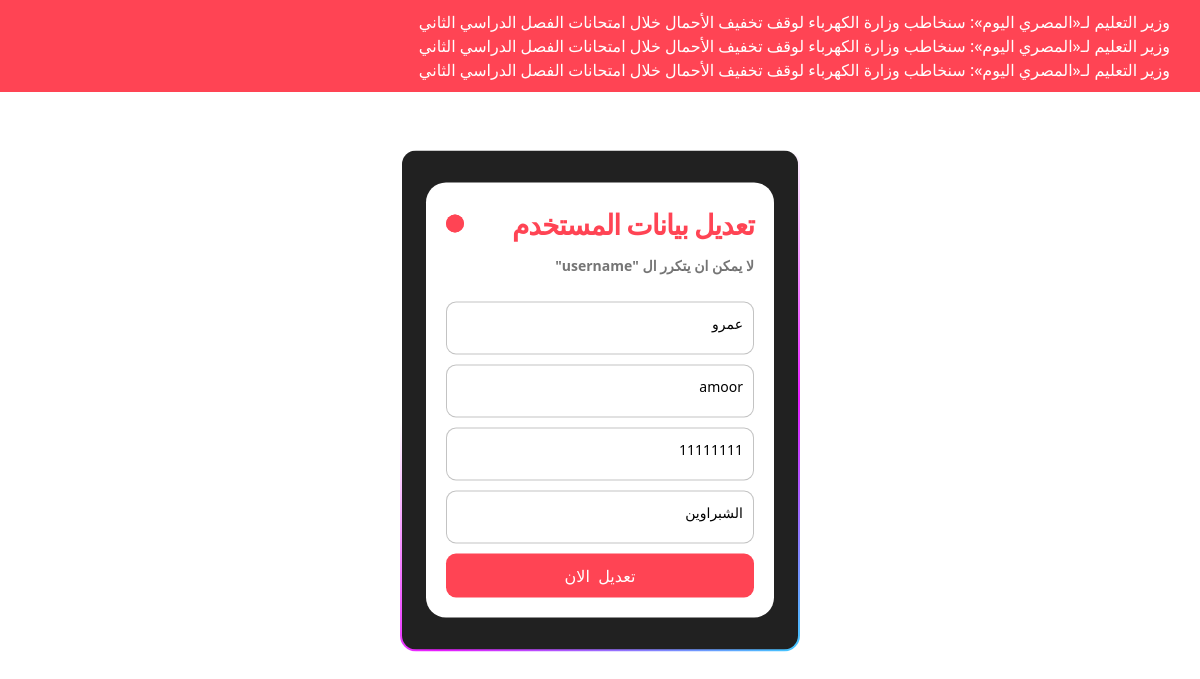
The app's page /edit_user/7 (signed in) with its own data.
### appfinancer/models.py (models this page shows, shortened)
class User(db.Model , UserMixin):
    __tablename__ = "users"
    id = db.Column(db.Integer, primary_key=True)
    name = db.Column(db.String(100), nullable=False)
    username = db.Column(db.String(100), unique=True, nullable=False)
    password = db.Column(db.String(100), nullable=False)
    locationwork = db.Column(db.String(100), nullable=False)
    export_records = db.relationship('Exporttable', back_populates='user')
    import_records = db.relationship('Importtable', back_populates='user')

### appfinancer/routes.py (the view, shortened to what this page needs)
@app.route("/edit_user/<string:id>" , methods = ['POST', 'GET'])
@login_required
def edit_user(id):
    con = sql.connect("instance/financer.db")
    con.row_factory = sql.Row
    cur = con.cursor()
    cur.execute("select * from users where ID = ?", (id,))
    data = cur.fetchone()
    return render_template('edit_user.html' , datas = data)

### appfinancer/models.py (called while the page is built)
@login_mananger.user_loader
def loa_user(user_id):
    return User.query.get(int(user_id))

### appfinancer/templates/edit_user.html
 {% extends "basepage.html" %} {% block body %}
<div class="center-content">
    <div class="form-wrapper">
      <div class="form-container">
        <form class="form" action="{{url_for("edit_user" , id = datas.ID)}}" method="POST">
          <p class="title">تعديل بيانات المستخدم</p>
          <p class="message">لا يمكن ان يتكرر ال "username" </p>
          <label>
             <input type="text" id="name" name="name" required class = 'input' value = '{{datas.NAME}}'>
          </label>
            <label>
              <input type="text" id="username" name="username" required class = 'input' value = '{{datas.USERNAME}}'>
            </label>
          <label>
              <input type="text" id="password" name="password" required  class='input' value = '{{datas.PASSWORD}}'>
          </label>
           <label>
                <input type="text" id="locationwork" name="locationwork" required  class='input' value = '{{datas.LOCATIONWORK}}'>
           </label>
            <input type = 'submit' value='تعديل  الان' class = 'submit'/>
        </form>
      </div>
    </div>
  </div>
{% endblock body %}

### appfinancer/static/stylepage.css (style rules this page uses)
body { direction: rtl; background-color: #fff; }
.form-container { width: 400px; background: linear-gradient(#212121, #212121) padding-box, linear-gradient(145deg, transparent 35%, #e81cff, #40c9ff) border-box; border: 2px solid transparent; padding: 32px 24px; font-size: 14px; font-family: inherit; color: white; display: flex; flex-direction: column; gap: 20px; box-sizing: border-box; border-radius: 16px; }
.center-content { position: absolute; top: 50%; left: 50%; transform: translate(-50%, -50%); z-index: 10000; }
.form { display: flex; flex-direction: column; gap: 10px; max-width: 350px; background-color: #fff; padding: 20px; border-radius: 20px; position: relative; }
.title { font-size: 28px; color: #ff4454; font-weight: 600; letter-spacing: -1px; position: relative; display: flex; align-items: center; padding-left: 30px; margin: 0; }
.title::before, .title::after { position: absolute; content: ""; height: 16px; width: 16px; border-radius: 50%; left: 0px; background-color: #ff4454; }
.title::before { width: 18px; height: 18px; background-color: #ff4454; }
.title::after { width: 18px; height: 18px; animation: pulse 1s linear infinite; }
.message, .signin { color: rgba(88, 87, 87, 0.822); font-size: 14px; font-weight: bold; }
.form label { position: relative; }
.form label .input { width: 100%; padding: 10px 10px 20px 10px; outline: 0; border: 1px solid rgba(105, 105, 105, 0.397); border-radius: 10px; }
.submit { border: none; outline: none; background-color: #ff4454; padding: 10px; border-radius: 10px; color: #fff; font-size: 16px; transform: 0.3s ease; }

### records on screen
User: name "عمرو", username "amoor", password "11111111", locationwork "الشبراوين"
